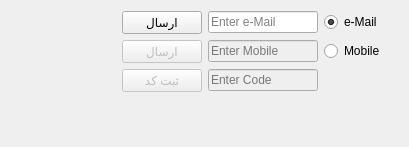
<?xml version="1.0" encoding="UTF-8"?>
<ui version="4.0">
 <class>Register</class>
 <widget class="QDialog" name="Register">
  <property name="geometry">
   <rect>
    <x>0</x>
    <y>0</y>
    <width>409</width>
    <height>147</height>
   </rect>
  </property>
  <property name="windowTitle">
   <string>Registery</string>
  </property>
  <layout class="QHBoxLayout" name="horizontalLayout">
   <item>
    <layout class="QVBoxLayout" name="verticalLayout">
     <item>
      <layout class="QGridLayout" name="gridLayout">
       <item row="1" column="1">
        <widget class="QPushButton" name="pushButton_send_mobile">
         <property name="enabled">
          <bool>false</bool>
         </property>
         <property name="text">
          <string>ارسال</string>
         </property>
        </widget>
       </item>
       <item row="1" column="2">
        <widget class="QLineEdit" name="lineEdit_mobile">
         <property name="enabled">
          <bool>false</bool>
         </property>
         <property name="placeholderText">
          <string>Enter Mobile</string>
         </property>
        </widget>
       </item>
       <item row="2" column="2">
        <widget class="QLineEdit" name="lineEdit_code">
         <property name="enabled">
          <bool>false</bool>
         </property>
         <property name="placeholderText">
          <string>Enter Code</string>
         </property>
        </widget>
       </item>
       <item row="2" column="1">
        <widget class="QPushButton" name="pushButton_check_code">
         <property name="enabled">
          <bool>false</bool>
         </property>
         <property name="text">
          <string>ثبت کد</string>
         </property>
        </widget>
       </item>
       <item row="0" column="1">
        <widget class="QPushButton" name="pushButton_send_email">
         <property name="text">
          <string>ارسال</string>
         </property>
        </widget>
       </item>
       <item row="0" column="2">
        <widget class="QLineEdit" name="lineEdit_mail">
         <property name="placeholderText">
          <string>Enter e-Mail</string>
         </property>
        </widget>
       </item>
       <item row="0" column="0">
        <spacer name="horizontalSpacer_2">
         <property name="orientation">
          <enum>Qt::Horizontal</enum>
         </property>
         <property name="sizeHint" stdset="0">
          <size>
           <width>40</width>
           <height>20</height>
          </size>
         </property>
        </spacer>
       </item>
       <item row="0" column="3">
        <widget class="QRadioButton" name="radioButton_mail">
         <property name="text">
          <string>e-Mail</string>
         </property>
         <property name="checked">
          <bool>true</bool>
         </property>
        </widget>
       </item>
       <item row="1" column="3">
        <widget class="QRadioButton" name="radioButton_mob">
         <property name="text">
          <string>Mobile</string>
         </property>
        </widget>
       </item>
       <item row="1" column="0">
        <spacer name="horizontalSpacer">
         <property name="orientation">
          <enum>Qt::Horizontal</enum>
         </property>
         <property name="sizeHint" stdset="0">
          <size>
           <width>40</width>
           <height>20</height>
          </size>
         </property>
        </spacer>
       </item>
      </layout>
     </item>
     <item>
      <widget class="QLabel" name="label_message">
       <property name="text">
        <string/>
       </property>
      </widget>
     </item>
    </layout>
   </item>
   <item>
    <widget class="QLabel" name="label">
     <property name="text">
      <string/>
     </property>
     <property name="pixmap">
      <pixmap resource="resources.qrc">:/rec/reg.jpg</pixmap>
     </property>
    </widget>
   </item>
  </layout>
 </widget>
 <resources>
  <include location="resources.qrc"/>
 </resources>
 <connections/>
</ui>
